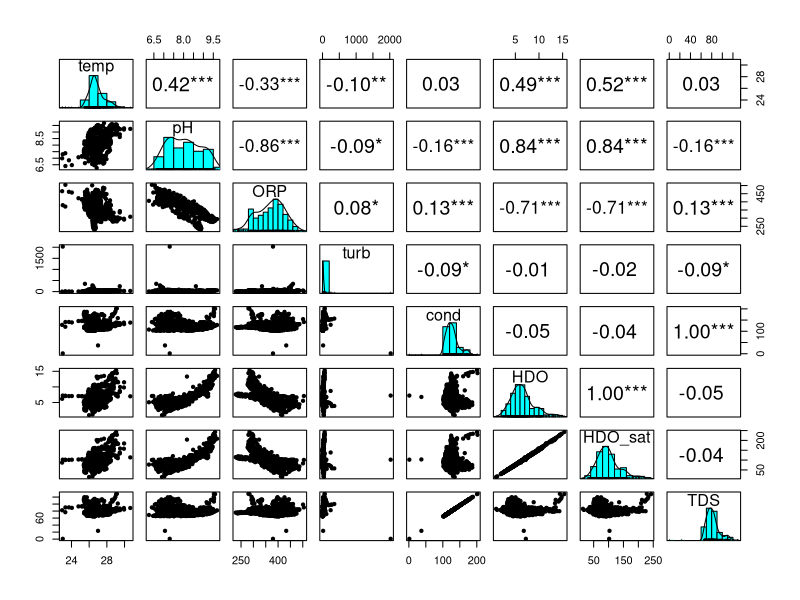
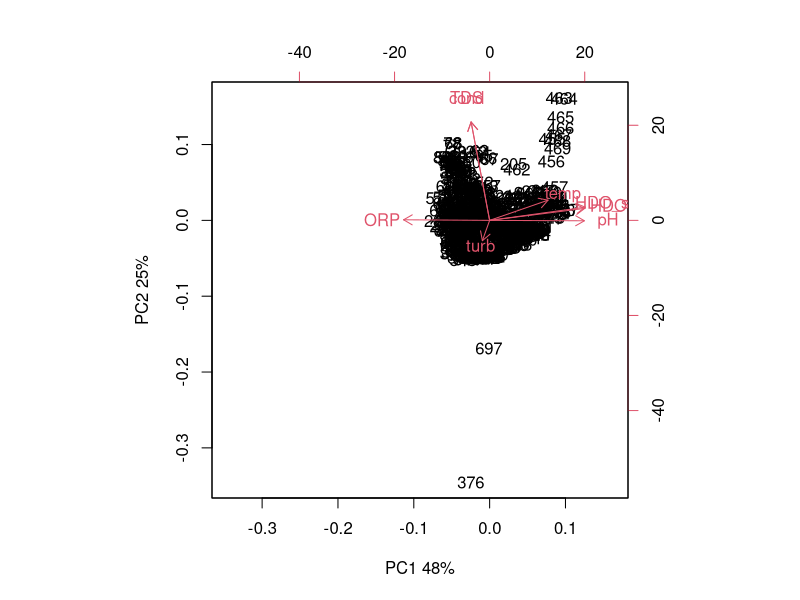
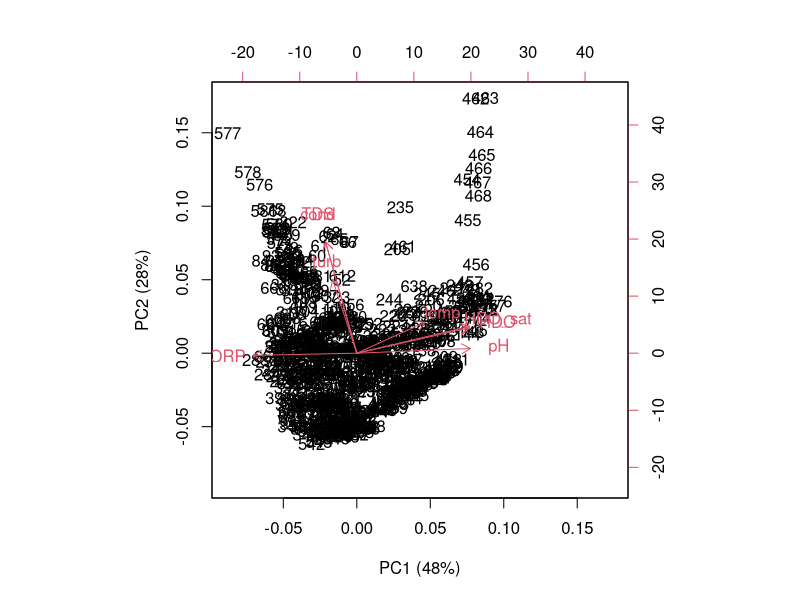
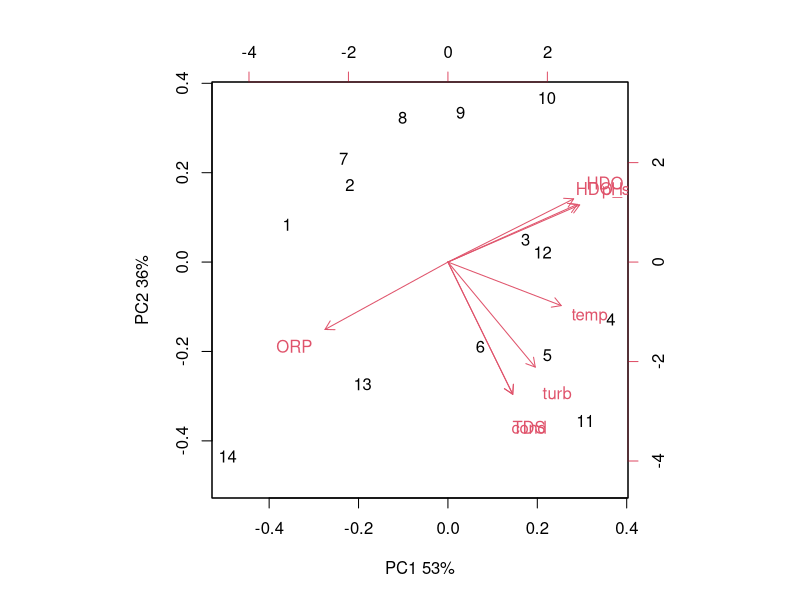
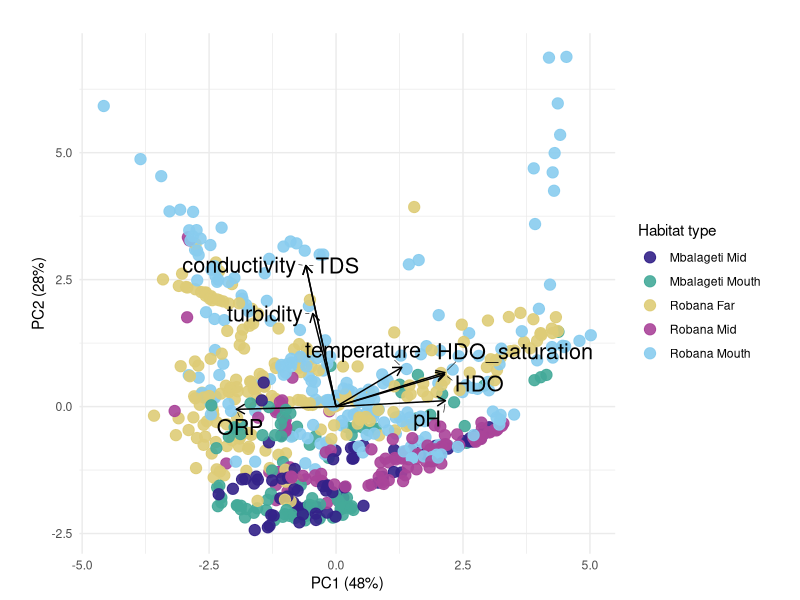
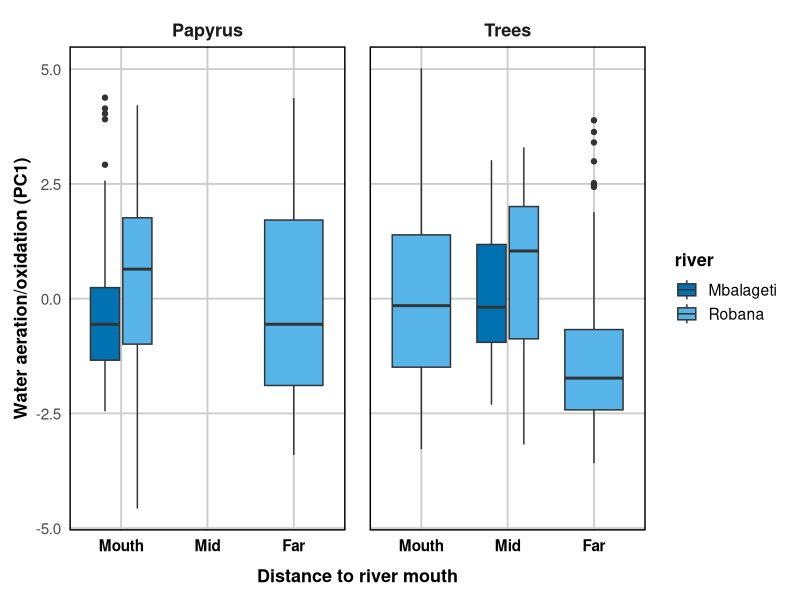
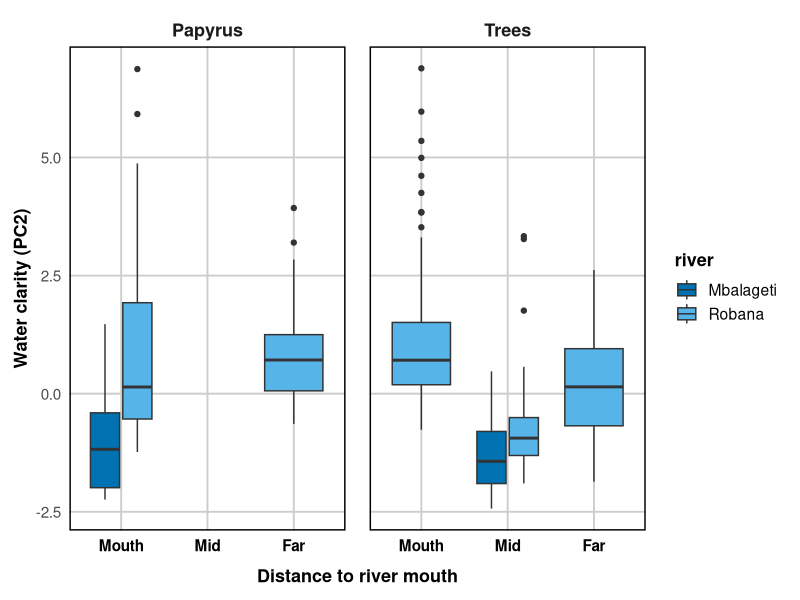
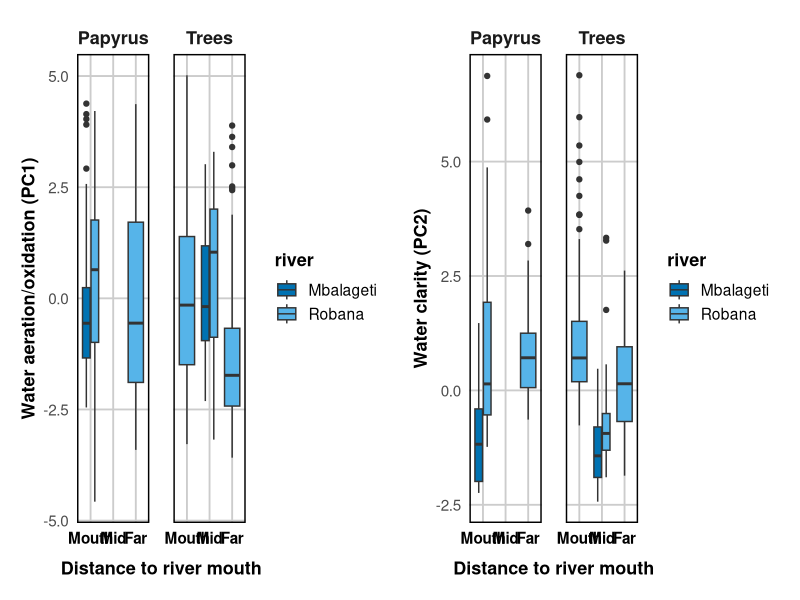

The R script that drew these images, in order: (Note: this script raises an error after producing the figures.)
rm(list = ls())

# load libraries
library(tidyverse)  # includes dplyr, ggplot2
library(vegan)      # multivariate analysis of ecological community data   
library(psych)      # useful for panel plots of multivariate datasets
library(ggrepel)    # label placement for ggplot2 to avoid overlapping text
library(patchwork)  # combine multiple ggplot2 plots into one layout 

# load data_water
data_water <- read.csv("data_water.csv") |>
  dplyr::mutate(transect_date_time = paste(transect_ID, substr(date_time_end, 1, 6), substr(date_time_start, 12, 16), sep = " "))|>
  mutate(date=as.Date(date, format= "%d-%b-%Y"),
         habitat_detailed = case_when(
           transect_ID %in% c("pap_1", "pap_2") ~ "Papyrus Mbalageti Mouth",
           transect_ID %in% c("pap_3", "pap_4") ~ "Papyrus Robana Mouth",
           transect_ID %in% c("pap_5", "pap_6") ~ "Papyrus Robana Far",
           transect_ID %in% c("tree_1", "tree_2") ~ "Tree Mbalageti Mid",
           transect_ID %in% c("tree_3", "tree_4") ~ "Tree Robana Mid",
           transect_ID %in% c("tree_5", "tree_6") ~ "Tree Robana Mouth",
           transect_ID %in% c("tree_7", "tree_8") ~ "Tree Robana Far",
           TRUE ~ NA_character_),
         habitat_main = case_when(
           transect_ID %in% c("pap_1", "pap_2","pap_3", "pap_4","pap_5", "pap_6" ) ~ "Papyrus",
           transect_ID %in% c("tree_1", "tree_2","tree_3", "tree_4","tree_5", "tree_6","tree_7", "tree_8") ~ "Trees",
           TRUE ~ NA_character_),
         distance_to_river_mouth= case_when(
           transect_ID %in% c("pap_1", "pap_2", "pap_3", "pap_4", "tree_5", "tree_6") ~ "Mouth",
           transect_ID %in% c("tree_1", "tree_2", "tree_3", "tree_4") ~ "Mid",
           transect_ID %in% c("pap_5", "pap_6", "tree_7", "tree_8") ~ "Far"
         ),
         distance_to_river_mouth= factor(distance_to_river_mouth, levels= c("Mouth", "Mid", "Far")),
         habitat_detailed_2= case_when(
           transect_ID %in% c("pap_1", "pap_2") ~ "Mbalageti Mouth",
           transect_ID %in% c("pap_3", "pap_4","tree_5", "tree_6") ~ "Robana Mouth",
           transect_ID %in% c("pap_5", "pap_6","tree_7", "tree_8") ~ "Robana Far",
           transect_ID %in% c("tree_1", "tree_2") ~ "Mbalageti Mid",
           transect_ID %in% c("tree_3", "tree_4") ~ "Robana Mid",
           TRUE ~ NA_character_),
         river= case_when(
           transect_ID %in% c("pap_1", "pap_2", "tree_1", "tree_2") ~ "Mbalageti",
           transect_ID %in% c("pap_3", "pap_4", "pap_5", "pap_6", "tree_3", "tree_4","tree_5", "tree_6", "tree_7", "tree_8") ~ "Robana"
         ))


# explore the correlations among the factors in a panel pairs plot
psych::pairs.panels(data_water |> dplyr::select(temp, pH, ORP, turb, cond, HDO, HDO_sat, TDS),smooth=F,ci=T,ellipses=F,stars=T,method="pearson")
# very strong relation between conductivity and TDS, one on one correlation
# HDO and HDO_sat one on one correlation
# strong negative correlation between ORP and HDO & HDO_sat
# strong positive correlation between pH and HDO
# strong negative correlation between pH and ORP

# PCA with all data
pca_input <- data_water |>
  dplyr::select(temp, pH, ORP, turb, cond, HDO, HDO_sat, TDS)|>
  filter(if_all(everything(), ~ !is.na(.) & !is.infinite(.)))

pca_result <- prcomp(pca_input,center=T, scale. = TRUE)
pca_result
summary(pca_result)

biplot(pca_result,xlab="PC1 48%",ylab="PC2 25%")

# points 376 and 697 suggest outliers
# point 376 has a very high turbidity, very low conductivity and low TDS, depth 0.46
# point 376 was recorded at 11:07:58, which coincides with the exact start time of the transect, seconds moved = 2 and meters moved = 2  suggesting the multiprobe may not yet have been fully submerged. The shallow depth (0.46m) supports this assumption. Partial submersion may also explain the unusually high HDO saturation and turbidity, as the sensors may have measured surface water or even been partially exposed to air.

# point 697: TDS relatively low, conductivity low, turbidity high, depth 0.47, suggest that the probe is held more close to the surface, point 696 is 0.81 meter and point 697 is 0.47 and 698 also 0.47 so maybe the probe was drawn a bit to the surface
# remove these two outliers from the data set, as these might nog be representative measurements
pca_input2 <- data_water |>
  dplyr::slice(c(-377,-698)) |>
  dplyr::select(temp, pH, ORP, turb, cond, HDO, HDO_sat, TDS)|>
  filter(if_all(everything(), ~ !is.na(.) & !is.infinite(.)))

pca_result <- prcomp(pca_input2,center=T, scale. = TRUE)
pca_result
summary(pca_result)

biplot(pca_result, xlab = "PC1 (48%)", ylab = "PC2 (28%)")
# now the plot looks better, still there seems to be a cluster of points to the right

# try PCA with averaged data
pca_input_avg <- data_water |>
  dplyr::slice(c(-377, -698)) |>
  dplyr::filter(if_all(c(temp, pH, ORP, turb, cond, HDO, HDO_sat, TDS),
                       ~ !is.na(.) & !is.infinite(.))) |>
  dplyr::group_by(transect_ID) |>
  dplyr::summarise(
    temp = mean(temp),
    pH = mean(pH),
    ORP = mean(ORP),
    turb = mean(turb),
    cond = mean(cond),
    HDO = mean(HDO),
    HDO_sat = mean(HDO_sat),
    TDS = mean(TDS),
    .groups = "drop"
  )

pca_result_avg <- prcomp(
  pca_input_avg |> dplyr::select(-transect_ID),
  center = TRUE,
  scale. = TRUE
)
pca_result_avg
summary(pca_result_avg)

biplot(pca_result_avg,xlab="PC1 53%",ylab="PC2 36%")
# so the raw data explains 48+25= 73% of all variation
# averaged data explains 53+36= 89% of all variation

# comparing the two biplots, the arrows of temp, turb, cond and TDS seem to change direction, so try o find out why this is

# compute correlation matrices
cor_raw <- cor(pca_input2, use = "pairwise.complete.obs")
cor_avg <- cor(pca_input_avg |> dplyr::select(temp, pH, ORP, turb, cond, HDO, HDO_sat, TDS), use = "pairwise.complete.obs")

# convert matrices to long format data frames
cor_raw_df <- as.data.frame(as.table(cor_raw)) |>
  rename(Var1 = Var1, Var2 = Var2, Correlation_raw = Freq)

cor_avg_df <- as.data.frame(as.table(cor_avg)) |>
  rename(Var1 = Var1, Var2 = Var2, Correlation_avg = Freq)

# join on Var1 and Var2
cor_compare <- left_join(cor_raw_df, cor_avg_df, by = c("Var1", "Var2")) |>
  arrange(Var1, Var2)

# view table
print(cor_compare)
# temperature vs turbidity changes from 0.14 (weak positive) in raw to 0.51 (moderate positive) in averaged.
# ORP vs turbidity flips from 0.21 (positive) in raw to -0.15 (negative) in averaged.
# conductivity vs turbidity increases from 0.41 (moderate) in raw to 0.85 (very strong positive) in averaged.
# conductivity vs temp flips from nearly zero (-0.007) in raw to 0.56 (moderate positive) in averaged.
# pH vs turbidity flips from -0.16 (weak negative) in raw to 0.24 (weak positive) in averaged.
# TDS vs temperature flips from -0.007 in raw to 0.56 (moderate positive) in averaged.
# TDS vs turbidity rises from 0.41 (moderate) in raw to 0.85 (very strong positive) in averaged
# conductivity vs pH flips from -0.19 (negative) in raw to +0.04 (near zero positive) in averaged.
# HDO vs turbidity shifts from -0.07 (near zero) in raw to 0.24 (weak positive) in averaged.
# HDO_sat vs turbidity shifts from -0.05 in raw to 0.27 in averaged.

# the averaging pca changed correlation and might hide variability 
# I want to use the clustering of the parameters to give indication of water aeration and water clarity so it might be better to have enough variability in the data and choose for the raw data instead of averaging data

# make plot
# get row indices to align the meta data (categories) with the rows of the pca input
rows_to_keep <- as.numeric(rownames(pca_input2))

# run PCA
pca_result <- prcomp(pca_input2, center = TRUE, scale. = TRUE)

# add the meta data (habitat categories) with the rows used in the PCA
habitat_vector <- data_water$habitat_detailed_2[rows_to_keep]

# extract PCA scores into a dataframe and add the habitat categories
scores <- as.data.frame(pca_result$x)
scores$habitat <- habitat_vector

# extract loadings (arrows) for the first pricinipal components PC1 and PC2 
loadings <- as.data.frame(pca_result$rotation[, 1:2])  
# label the variable names
loadings$varname <- rownames(loadings)
loadings$varname <- dplyr::recode(
  loadings$varname,
  "cond" = "conductivity",
  "turb" = "turbidity",
  "temp" = "temperature",
  "HDO_sat" = "HDO_saturation"
)

# adjust the x and y positions of the labels
loadings$nudge_x <- 0
loadings$nudge_y <- 0

loadings$nudge_x[loadings$varname == "TDS"] <- 0.5
loadings$nudge_x[loadings$varname == "conductivity"] <- -0.3
loadings$nudge_x[loadings$varname == "turbidity"] <- -0.3
loadings$nudge_x[loadings$varname == "temperature"] <- 0.1
loadings$nudge_x[loadings$varname == "HDO"] <- 0.4
loadings$nudge_x[loadings$varname == "HDO_saturation"] <- 0.4
loadings$nudge_y[loadings$varname == "HDO_saturation"] <- -0.1
loadings$nudge_y[loadings$varname == "ORP"] <- -0.1

# scale arrows for visibility
arrow_scale <- 4.5 
loadings$PC1 <- loadings$PC1 * arrow_scale
loadings$PC2 <- loadings$PC2 * arrow_scale

# plot
ggplot(scores, aes(x = PC1, y = PC2, color = habitat)) +
  geom_point(size = 3.5, alpha= 0.9) +
  geom_segment(data = loadings,
               aes(x = 0, y = 0, xend = PC1, yend = PC2),
               arrow = arrow(length = unit(0.25, "cm")),
               color = "black", linewidth = 0.5) +
  geom_text_repel(
    data = loadings,
    aes(x = PC1, y = PC2, label = varname),
    color = "black",
    size = 5.5,
    nudge_x = loadings$nudge_x,
    nudge_y = loadings$nudge_y,
    force_pull= 0.3,
    segment.color = "black",     
    segment.size = 0.2,          
    box.padding = 0.4,          
    point.padding = 0.2,      
    min.segment.length = 0
  )+
  labs(
    title = "",
    x = paste0("PC1 (", round(summary(pca_result)$importance[2, 1] * 100), "%)"),
    y = paste0("PC2 (", round(summary(pca_result)$importance[2, 2] * 100), "%)"),
    color = "Habitat type"
  ) +
  coord_fixed() +
  theme_minimal() +
  scale_color_manual(values = c("#332288", "#44AA99", "#DDCC77", "#AA4499", "#88CCEE"))

# from the PCA plot it seems that HDO saturation, HDO, pH and temperature are clustered over PC1
# these factors give an indication about water aeration, chemical water quality
# conductivity, TDS and turbidity cluster together over PC2, these factors give an indication about water clarity (visible water quality)

# with these PCA results it is possible to plot the water parameters together in one plot instead of every parameters separately
# therefore need to extract the PCA values and make a data frame of it

# extract PCA values and add as column to data water
scores <- as.data.frame(pca_result$x)

# add metadata of data water by matching rows
meta <- data_water[rows_to_keep, ]  
pca_with_meta <- cbind(meta, scores)

# plot PC1 which represents water aeration (chemical water quality)
plot1 <- ggplot(pca_with_meta, aes(x = distance_to_river_mouth, y = PC1, fill= river)) +
  geom_boxplot()+
  facet_grid(~habitat_main)+
  theme(text= element_text(size=14))+
  labs(x= "Distance to river mouth", y= "Water aeration/oxidation (PC1)")+
  scale_fill_manual(values = c(
    "Mbalageti" = "#0072B2",
    "Robana" = "#56B4E9"))+
  theme_minimal(base_size = 14) +
  theme(
    axis.title = element_text(size = 13, face="bold"),
    axis.title.x = element_text(size = 13, face = "bold", margin = margin(t = 10)),
    axis.text.x = element_text(size = 11, face = "bold", color="black"), 
    axis.text = element_text(size = 11),
    legend.position = "right",
    legend.title = element_text(size = 13, face = "bold"),
    strip.text = element_text(size = 13, face = "bold"),
    panel.grid.major.x = element_line(color = "grey80", linetype = "solid"),
    panel.grid.major.y = element_line(color = "grey80", linetype = "solid"),
    panel.grid.minor = element_blank(),
    panel.spacing = unit(1.2, "lines"),
    panel.border = element_rect(color = "black", size = 1, fill = NA),
    plot.margin = margin(10, 10, 10, 10)
  )
plot1

# plot PC2 which represents water clarity (visible water quality)
plot2 <- ggplot(pca_with_meta, aes(x = distance_to_river_mouth, y = PC2, fill= river)) +
  geom_boxplot()+
  facet_grid(~habitat_main)+
  theme(text= element_text(size=14))+
  labs(x= "Distance to river mouth", y= "Water clarity (PC2)")+
  scale_fill_manual(values = c(
    "Mbalageti" = "#0072B2",
    "Robana" = "#56B4E9"))+
  theme_minimal(base_size = 14) +
  theme(
    axis.title = element_text(size = 13, face="bold"),
    axis.title.x = element_text(size = 13, face = "bold", margin = margin(t = 10)),
    axis.text.x = element_text(size = 11, face = "bold", color="black"), 
    axis.text = element_text(size = 11),
    legend.position = "right",
    legend.title = element_text(size = 13, face = "bold"),
    strip.text = element_text(size = 13, face = "bold"),
    panel.grid.major.x = element_line(color = "grey80", linetype = "solid"),
    panel.grid.major.y = element_line(color = "grey80", linetype = "solid"),
    panel.grid.minor = element_blank(),
    panel.spacing = unit(1.2, "lines"),
    panel.border = element_rect(color = "black", size = 1, fill = NA),
    plot.margin = margin(10, 10, 10, 10)
  )
plot2

# make combined plot
combined_plot <- plot1 | plot2
print(combined_plot)
ggsave("combined_plot.png", combined_plot, width = 12, height = 6, dpi = 300)

# test the effects of river and distance to river mouth on the water quality PC's
# anova PC1 (chemical water quality)
model_pc1 <- lmer(PC1 ~ river + distance_to_river_mouth + (1 | transect_ID), data = pca_with_meta)
anova(model_pc1)
# river no significant effect
# distance to river mouth significant effect
summary(model_pc1)
# Robana not significantly higher 
# mid distance not significantly higher than mouth
# far distance is significantly lower than mouth
# little variance of transect ID

# test without the random effect
model_pc1a <- lm(PC1 ~ river + distance_to_river_mouth, data = pca_with_meta)
anova(model_pc1a)
summary(model_pc1a)
# now Robana river significantly higher??
# mid distance significantly higher than mouth
# far distance significantly lower than mouth

# compare models
anova(model_pc1, model_pc1a)
# AIC lower for model pc1 and the p<0.05 so keep the random effect included in the model

# anova PC2
model_pc2 <- lmer(PC2 ~ river + distance_to_river_mouth + (1 | transect_ID) , data = pca_with_meta)
anova(model_pc2)
# river had a significant effect
# significant effect of distance to river mouth
summary(model_pc2)
# some variance between transects
# Robana significantly higher values 
# mid distance signficantly lower than mouth --> lower value for water clarity actually means a better water quality, cause lower values of turbditity, TDS and cond
# far distance not significantly lower than mouth

# try model without random effect
model_pc2a <- lm(PC2 ~ river + distance_to_river_mouth, data = pca_with_meta)
anova(model_pc2a)
# both river and distance to river highly significant
summary(model_pc2a)
# Robana significantly higher 
# mid distance signifcantly lower than mouth
# far distance significantly lower than mouth

# compared models
anova (model_pc2, model_pc2a)
# AIC model pc2 is lower and the pvalue < 0.001 indicating to keep the random effect in the model
